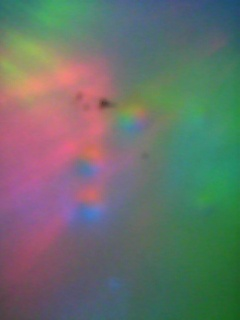
#> input picture up_down_images/im5.jpg, 240 x 320 px, found by its file name
$ python SIFT_dots.py
#> lines starting #> are read from the running program, lines starting #| are printed output that depends on the picture; after the words box and inside, x2 and y2 are one past the last pixel; in counts of white or black regions, pixels touching at a corner belong together
import cv2
import numpy as np
import os
import re
from scipy.spatial import KDTree, cKDTree
import matplotlib.pyplot as plt

img = cv2.imread("sharp/im5.jpg")
#> img is the input picture: shape (320, 240, 3); mean B, G, R 107.6, 113, 105.1

thresh = 0.01

sift = cv2.SIFT_create(contrastThreshold=thresh, edgeThreshold=10, sigma=0.8)
#contrastThreshold basically controls the number of keypoints detected by strength
#edgeThreshold doesnt have much effect so kept at default
#sigma controls gaussian blur, reduced from default because camera not very strong, keep this constant
kp = sift.detect(img,None)
#> kp = 29 keypoints; strongest (x, y, size): (104, 104, 6.8), (79, 96, 5.2), (132, 113, 12.9), (131, 113, 14.6)
pts =  [key_point.pt for key_point in kp]
#> pts = 29 pairs, first value 30.54 to 201.7, second value 66.99 to 215.1
pts = np.array(pts)

print(pts)
#> (printed output is left out)

tree = KDTree(pts)

for i in range(len(pts)):
    ds, inds =  tree.query(pts[i], 4) #get 3 nearest neighbours
    #print(ds)
    for j in range(1,len(inds)):
        if ds[j] < 1: #remove points that are too close
            new_pt  = (pts[i] + pts[inds[j]])/2
            #print(new_pt)
            pts[i] = new_pt
            np.delete(pts, inds[j])
    cv2.circle(img, (int(pts[i][0]),int(pts[i][1])), 1, (0,0,255), -1)
#> this loop made 29 passes
#> (ds, inds) on passes 1 to 12: ([0, 56.76, 56.76, 56.76], [0, 7, 5, 6]), ([0, 2.32, 19.9, 19.9], [1, 2, 10, 9]), ([0, 2.32, 17.59, 17.59], [2, 1, 10, 9]), ([0, 1.88, 23.31, 30.27], [3, 4, 8, 15]), ([0, 1.88, 23.07, 28.81], [4, 3, 8, 15]), ([0, 0, 0, 13.09], [5, 6, 7, 11]), ([0, 0, 0, 13.09], [5, 6, 7, 11]), ([0, 0, 0, 13.09], [5, 6, 7, 11]), ([0, 20.37, 20.37, 23.07], [8, 15, 16, 4]), ([0, 0, 17.59, 18.05], [9, 10, 2, 14]), ([0, 0, 17.59, 18.05], [9, 10, 2, 14]), ([0, 8.62, 12.79, 13.09], [11, 13, 17, 6])
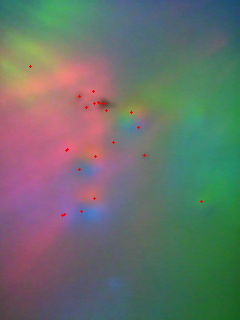
#> img: shape (320, 240, 3); 0.14% of pixels changed, all inside (x1, y1, x2, y2) = (29, 65, 203, 217)
#print(pts)

#cv2.circle(img, (int(pts[inds[1]][0]),int(pts[inds[1]][1])), 3, (0,255,0), -1)
cv2.imshow("img", img)
cv2.waitKey(0)
